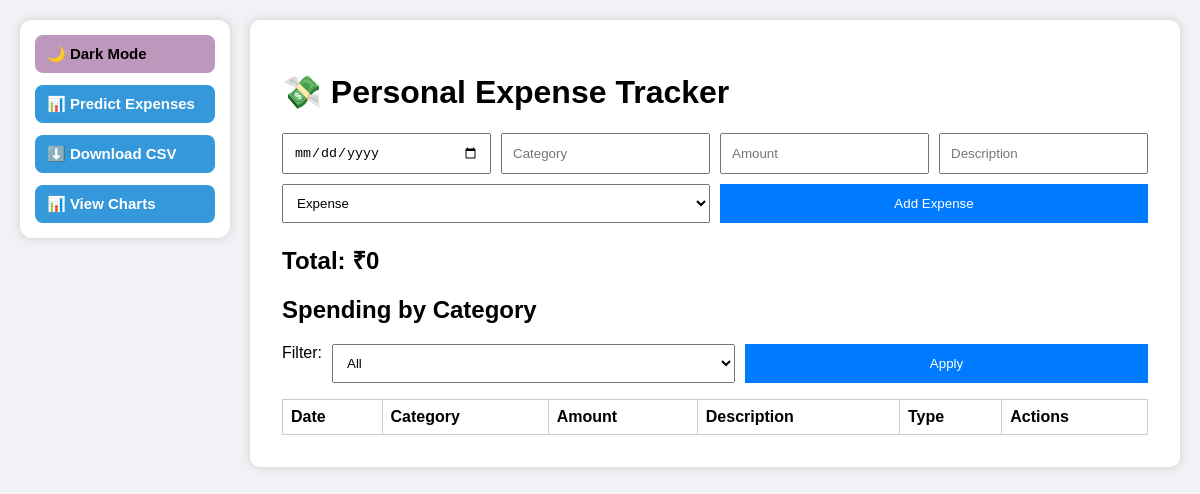
Before: / with the older database file.
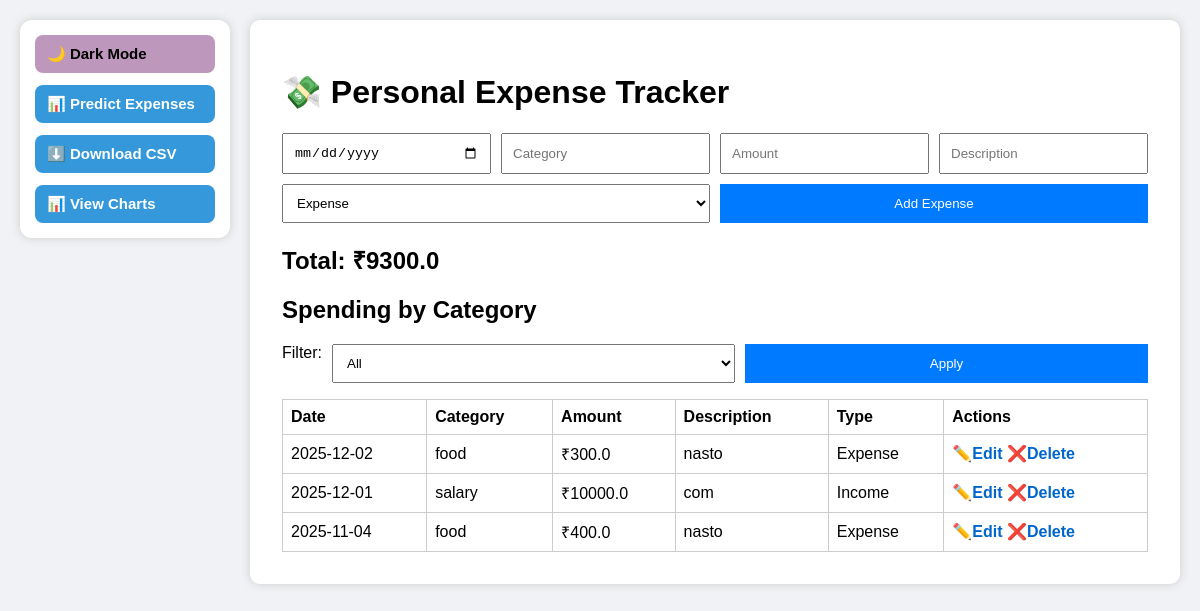
After: the same page with the newer database file.
### tables this page shows
CREATE TABLE expenses (
                id INTEGER PRIMARY KEY AUTOINCREMENT,
                date TEXT,
                category TEXT,
                amount REAL,
                description TEXT,
                type TEXT
            );

### expense-tracker/app.py (the view)
@app.route('/')
def index():
    filter_type = request.args.get('filter', '')
    base_query = "SELECT * FROM expenses"
    income_query = "SELECT SUM(amount) FROM expenses WHERE type = 'income'"
    expense_query = "SELECT SUM(amount) FROM expenses WHERE type = 'expense'"
    params = []
    today = datetime.now().date()
    this_month = today.strftime("%Y-%m")
    this_year = today.strftime("%Y")
    where_clause = ""
    if filter_type == 'today':
        where_clause = " AND date = ?"
        params.append(str(today))
    elif filter_type == 'month':
        where_clause = " AND strftime('%Y-%m', date) = ?"
        params.append(this_month)
    elif filter_type == 'year':
        where_clause = " AND strftime('%Y', date) = ?"
        params.append(this_year)
    if where_clause:
        base_query += " WHERE 1=1" + where_clause
        income_query += where_clause
        expense_query += where_clause
    base_query += " ORDER BY date DESC"
    with sqlite3.connect('expenses.db') as conn:
        expenses = conn.execute(base_query, params).fetchall()
        income = conn.execute(income_query, params).fetchone()[0] or 0
        expense = conn.execute(expense_query, params).fetchone()[0] or 0
        total = income - expense
    return render_template("index.html", expenses=expenses, total=total, income=income, expense=expense)

### expense-tracker/templates/index.html (shortened to what this page needs)
<!DOCTYPE html>
<html lang="en">
<head>
  <link rel="stylesheet" href="{{ url_for('static', filename='style.css') }}">
</head>
<body>
<div class="layout-container">
  <div class="sidebar">
    <button id="theme-toggle" onclick="toggleTheme()">🌙 Dark Mode</button>
    <a href="/predict" class="predict-btn">📊 Predict Expenses</a>
    <a href="{{ url_for('export_csv') }}">⬇️ Download CSV</a>
    <a href="{{ url_for('charts') }}">📊 View Charts</a>
  </div>
  <div class="container">
    <h1>💸 Personal Expense Tracker</h1>
    <form action="/add" method="POST" class="expense-form">
      <input type="date" name="date" required>
      <input type="text" name="category" placeholder="Category" required>
      <input type="number" name="amount" step="0.01" placeholder="Amount" required>
      <input type="text" name="description" placeholder="Description" required>
      <select name="type" required>
        <option value="expense">Expense</option>
      </select>
      <button type="submit">Add Expense</button>
    </form>
    <h2>Total: ₹{{ total }}</h2>
    <h2>Spending by Category</h2>
    <form method="GET" action="/" class="filter-form">
      <label for="filter">Filter:</label>
      <select name="filter" id="filter">
        <option value="">All</option>
      </select>
      <button type="submit">Apply</button>
    </form>
    <div class="table-wrapper">
      <table>
        <tr>
          <th>Date</th>
          <th>Category</th>
          <th>Amount</th>
          <th>Description</th>
          <th>Type</th>
          <th>Actions</th>
        </tr>
        {% for e in expenses %}
        <tr>
          <td>{{ e[1] }}</td>
          <td>{{ e[2] }}</td>
          <td>₹{{ e[3] }}</td>
          <td>{{ e[4] }}</td>
          <td>
            {% if e[5] == 'income' %}
              <span class="badge bg-success">Income</span>
            {% else %}
              <span class="badge bg-danger">Expense</span>
            {% endif %}
          </td>
          <td>
            <a href="/edit/{{ e[0] }}">✏️Edit</a>
            <a href="/delete/{{ e[0] }}">❌Delete</a>
          </td>
        </tr>
        {% endfor %}
      </table>
    </div>
  </div>
</div>
</body>
</html>

### expense-tracker/static/style.css (style rules this page uses)
body { font-family: sans-serif; background: #f0f2f5; margin: 0; padding: 0; }
.layout-container { display: flex; gap: 20px; padding: 20px; }
.sidebar { width: 180px; display: flex; flex-direction: column; gap: 12px; padding: 15px; background: white; height: fit-content; border-radius: 12px; box-shadow: 0 0 10px #ccc; }
.sidebar a, .sidebar button { padding: 10px 12px; border-radius: 8px; text-decoration: none; background: #3498db; color: white; font-weight: 600; border: none; text-align: left; font-size: 15px; cursor: pointer; }
#theme-toggle { background: #be97bc; color: black; }
.container { flex: 1; max-width: 900px; background: white; padding: 2rem; border-radius: 10px; box-shadow: 0 0 10px #ccc; }
form { display: flex; flex-wrap: wrap; gap: 10px; }
form input, form select, form button { padding: 10px; flex: 1 1 180px; min-width: 160px; }
form button { background: #007bff; color: white; border: none; cursor: pointer; }
.table-wrapper { overflow-x: auto; }
table { width: 100%; border-collapse: collapse; margin-top: 1rem; }
table, th, td { border: 1px solid #ccc; }
th, td { padding: 0.5rem; text-align: left; }
a { color: #0066cc; font-weight: bold; text-decoration: none; }

Changed rows visible on the page:
added expenses: date "2025-12-02", category "food", amount "300.0", description "nasto", type "Expense"
added expenses: date "2025-12-01", category "salary", amount "10000.0", description "com", type "Income"
added expenses: date "2025-11-04", category "food", amount "400.0", description "nasto", type "Expense"
Other visible differences:
{{ total }}: "0" → "9300.0"
